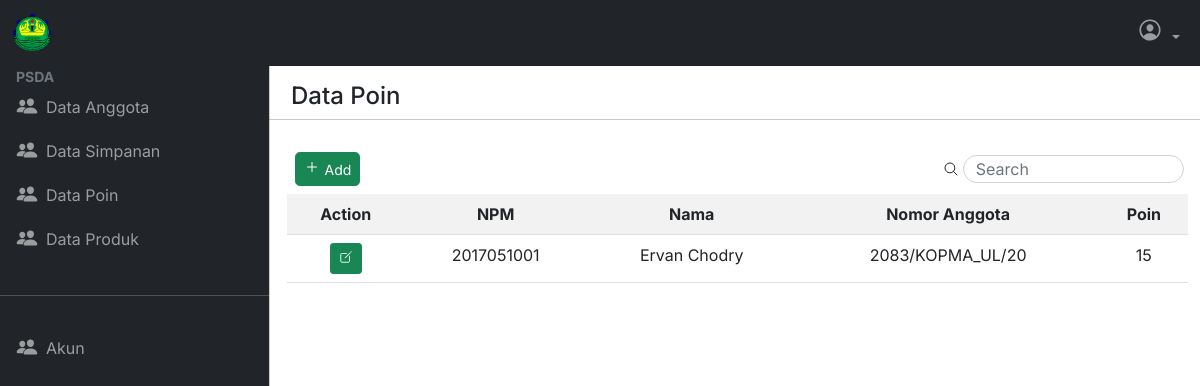
/index.php?page=data_poin (signed in), run on the app's committed database.
### tables this page shows
CREATE TABLE `anggota` (
  `npm` varchar(10) NOT NULL,
  `nama` varchar(50) NOT NULL,
  `nomor_handphone` varchar(15) NOT NULL,
  `nomor_anggota` varchar(26) NOT NULL,
  `email` varchar(100) NOT NULL,
  `id_jurusan` int(2) NOT NULL
);

CREATE TABLE `poin` (
  `id_poin` int(8) NOT NULL,
  `total_poin` int(11) NOT NULL,
  `npm` varchar(10) NOT NULL
);

### include/functions.php (called while the page is built, shortened)
<?php
require 'config.php';
$conn = mysqli_connect($server, $user, $pass, $db);
function query($query)
{
    global $conn;
    $result = mysqli_query($conn, $query);
    $data = [];
    while ($row = mysqli_fetch_array($result)) {
        $data[] = $row;
    }
    return $data;
}

### data_poin.php (the view)
<?php
$query = "SELECT a.npm as npm, a.nama as nama, a.nomor_anggota, b.total_poin
        FROM anggota a, poin b
        WHERE a.npm = b.npm;";
$data = query($query);
?>
<div class="container p-0">
    <div class="row pt-3 mb-3">
        <div class="col">
            <h4 class="ps-3">Data Poin</h4>
        </div>
        <hr>
    </div>
    <div class="row mx-2 mb-2">
        <div class="col d-flex justify-content-between">
            <div class="col d-flex align-items-center">
                <a class="btn btn-success btn-sm text-white align-items-center me-2 rounded-3" href="tambah_data_poin.php">
                    <span class="fs-6 py-2 align-middle">
                        <ion-icon name="add-outline"></ion-icon>
                    </span>
                    <span class="align-middle">Add</span>
                </a>
                <ion-icon name="search-outline" class="ms-auto"></ion-icon>
                <form class="form w-25">
                    <input type="search" class="form-control d-flex rounded-pill ms-1" style="height: 28px;" placeholder="Search" aria-label="Search" id="fieldSearch" autocomplete="off">
                </form>
            </div>
        </div>
    </div>
    <div class="container overflow-scroll">
        <table class="table table-striped table-responsive tabel-data text-center w-100 fs-6" style="font-size: 12px;" id="tableData">
            <tr>
                <th scope="col">Action</th>
                <th scope="col">NPM</th>
                <th scope="col">Nama</th>
                <th scope="col">Nomor Anggota</th>
                <th scope="col">Poin</th>
            </tr>
            <?php foreach ($data as $d) { ?>
                <tr id="<?= $d['npm'] ?>">
                    <td>
                        <a href="edit_poin.php?npm=<?= $d['npm'] ?>&nama=<?= $d['nama'] ?>&nomor=<?= $d['nomor_anggota'] ?>&p=<?= $d['total_poin'] ?>" type="button" class="btn btn-sm btn-success">
                            <ion-icon name="create-outline"></ion-icon>
                        </a>
                    </td>
                    <td><?= $d['npm'] ?></td>
                    <td><?= $d['nama'] ?></td>
                    <td><?= $d['nomor_anggota'] ?></td>
                    <td><?= $d['total_poin'] ?></td>
                </tr>
            <?php } ?>
        </table>
    </div>
</div>

### asset/css/style.css (style rules this page uses)
body, button { font-family: "Inter", sans-serif; }
.tabel-data { width: fit-content; }
td, th { width: max-content; }
:root { --offcanvas-width: 270px; --topNavbarHeight: 66px; }
@media (min-width:992px) { body { overflow: auto !important; } }

### data on the page
anggota: npm "2017051001", nama "Ervan Chodry", nomor_anggota "2083/KOPMA_UL/20", poin.total_poin "15"
